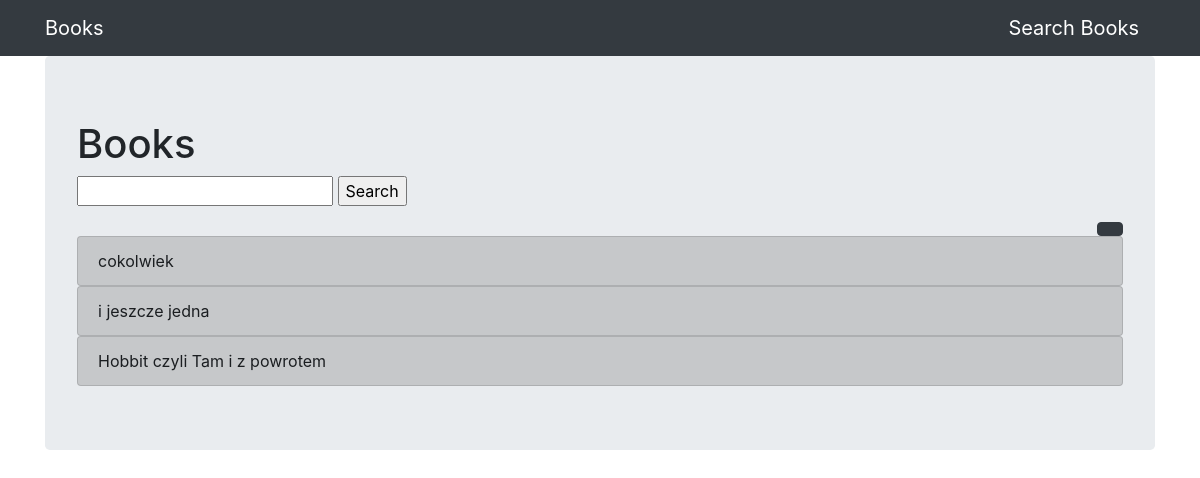
/books/books-list/, run on an earlier commit of the app's database.
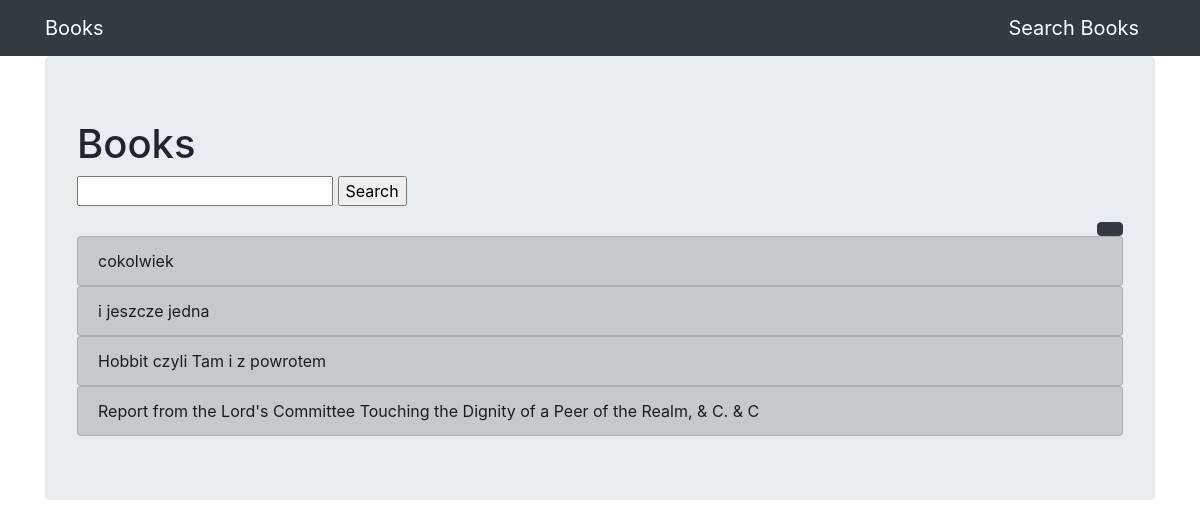
And on a later commit of the database.
### Books/models.py (models this page shows, shortened)
class Book(models.Model):
    title = models.CharField(max_length=100)
    author = models.CharField(max_length=50)
    publication_date = models.IntegerField(null=True, blank=True)
    language = models.CharField(max_length=50, null=True, blank=True)

### Books/views.py (the view)
# urls.py: path('books-list/', BooksListView.as_view(), name='books-list'),
class BooksListView(ListView):
    model = Book
    template_name = 'Books/books_list.html'
    context_object_name = 'books'
    def get_context_data(self, **kwargs):
        context = super().get_context_data(**kwargs)
        search_input = self.request.GET.get('search-area') or ''
        if search_input:
            context['books'] = context['books'].filter(title__icontains=search_input)
        context['search-area'] = search_input
        return context

### Books/templates/books/books_list.html
{% extends "books/base.html" %}
{% block content %}
<h1>Books</h1>
<form method="GET">
    <input type="text" name="search-area" value="{{search_input}}">
    <input type="submit" value="Search">
</form>
<div class="text-right">
    <a class="btn btn-dark" href="" role="button"></a>
</div>
    {% for book in books %}
        <div class="list-group">
            <a href="{% url 'book-detail' book.pk %}" class="list-group-item list-group-item-dark">{{book.title}}</a>
        </div>
    {% empty %}
        <h3>No books in list </h3>
    {% endfor %}
{% endblock content %}

### Books/templates/books/base.html (shortened to what this page needs)
{% load bootstrap4 %}
<html {% if LANGUAGE_CODE %}lang="{{ LANGUAGE_CODE }}"{% endif %}>
  <head>
      {% block styles %}{% bootstrap_css %}{% endblock %}
  </head>
  <body>
    <nav class="navbar navbar-expand-lg navbar-dark bg-dark">
      <div class="container fixed">
        <a class="navbar-brand" href="{% url 'books-list' %}">Books</a>
        <a class="navbar-brand" href="{% url 'search-api' %}">Search Books</a>
        </div>
    </nav>
    <div class="container">
      <div class="jumbotron">
        {% block content %} {% endblock %}
      </div>
    </div>
  </body>
</html>

What changed in the data, as far as the page shows it:
added Book: title "Report from the Lord's Committee Touching the Dignity of a Peer of the Realm, & C. & C"
